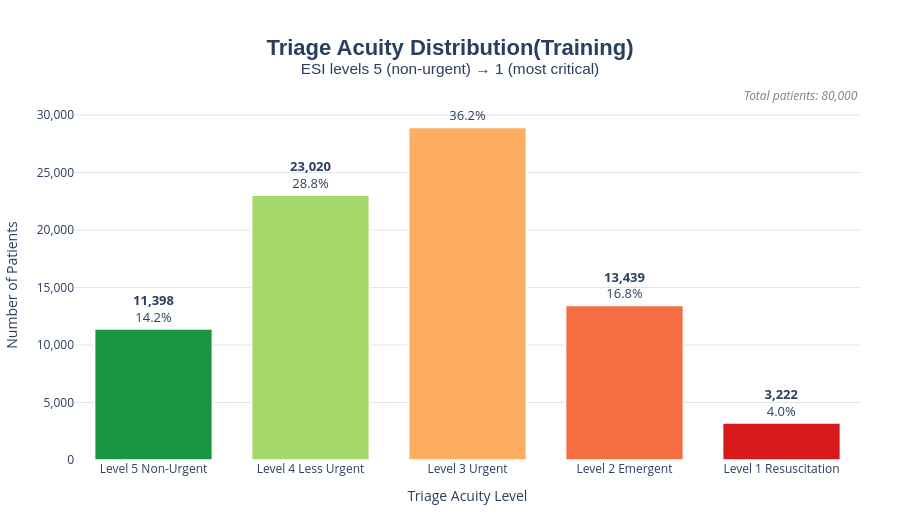

The notebook cell this image was saved under:
### Markdown cell above
# Data Exploration #

### Code cell
# Triage Acuity Distribution
acuity_labels = {
    1: "Level 1\nResuscitation",
    2: "Level 2\nEmergent",
    3: "Level 3\nUrgent",
    4: "Level 4\nLess Urgent",
    5: "Level 5\nNon-Urgent",
}
acuity_colors = ["#D7191C", "#F46D43", "#FDAE61", "#A6D96A", "#1A9641"]

counts = train['triage_acuity'].value_counts().sort_index(ascending=False)
total = counts.sum()
pcts = (counts / total * 100).round(1)

fig = go.Figure()

for level, count in counts.items():
    fig.add_trace(go.Bar(
        x=[acuity_labels[level]],
        y=[count],
        name=acuity_labels[level],
        marker_color=acuity_colors[level - 1],
        marker_line=dict(color="white", width=1.5),
        text=f"<b>{count:,}</b><br>{pcts[level]}%",
        textposition="outside",
        textfont=dict(size=13),
        hovertemplate=(
            f"<b>Triage Level {level}</b><br>"
            f"Count: {count:,}<br>"
            f"Share: {pcts[level]}%<extra></extra>"
        ),
    ))

fig.update_layout(
    title=dict(
        text="<b>Triage Acuity Distribution(Training)</b><br>"
             "<sup>ESI levels 5 (non-urgent) → 1 (most critical)</sup>",
        x=0.5,
        xanchor="center",
        font=dict(size=22, family="Arial"),
    ),
    xaxis=dict(
        title="Triage Acuity Level",
        tickfont=dict(size=12),
        showgrid=False,
    ),
    yaxis=dict(
        title="Number of Patients",
        tickformat=",",
        gridcolor="#e5e5e5",
        showgrid=True,
    ),
    plot_bgcolor="white",
    paper_bgcolor="white",
    showlegend=False,
    bargap=0.25,
    margin=dict(t=110, b=60, l=70, r=40),
    height=520,
    annotations=[
        dict(
            text=f"<i>Total patients: {total:,}</i>",
            xref="paper", yref="paper",
            x=1.0, y=1.07,
            showarrow=False,
            font=dict(size=12, color="gray"),
            xanchor="right",
        )
    ],
)

fig.show()

### Figure 1 — Plotly figure (JSON) as saved in the notebook; plotly's stock layout.template omitted (floating-point values rounded to 4 significant figures)
{"data": [{"hovertemplate": "<b>Triage Level 5</b><br>Count: 11,398<br>Share: 14.2%<extra></extra>", "marker": {"color": "#1A9641", "line": {"color": "white", "width": 1.5}}, "name": "Level 5\nNon-Urgent", "text": "<b>11,398</b><br>14.2%", "textfont": {"size": 13}, "textposition": "outside", "type": "bar", "x": ["Level 5\nNon-Urgent"], "y": [11398]}, {"hovertemplate": "<b>Triage Level 4</b><br>Count: 23,020<br>Share: 28.8%<extra></extra>", "marker": {"color": "#A6D96A", "line": {"color": "white", "width": 1.5}}, "name": "Level 4\nLess Urgent", "text": "<b>23,020</b><br>28.8%", "textfont": {"size": 13}, "textposition": "outside", "type": "bar", "x": ["Level 4\nLess Urgent"], "y": [23020]}, {"hovertemplate": "<b>Triage Level 3</b><br>Count: 28,921<br>Share: 36.2%<extra></extra>", "marker": {"color": "#FDAE61", "line": {"color": "white", "width": 1.5}}, "name": "Level 3\nUrgent", "text": "<b>28,921</b><br>36.2%", "textfont": {"size": 13}, "textposition": "outside", "type": "bar", "x": ["Level 3\nUrgent"], "y": [28921]}, {"hovertemplate": "<b>Triage Level 2</b><br>Count: 13,439<br>Share: 16.8%<extra></extra>", "marker": {"color": "#F46D43", "line": {"color": "white", "width": 1.5}}, "name": "Level 2\nEmergent", "text": "<b>13,439</b><br>16.8%", "textfont": {"size": 13}, "textposition": "outside", "type": "bar", "x": ["Level 2\nEmergent"], "y": [13439]}, {"hovertemplate": "<b>Triage Level 1</b><br>Count: 3,222<br>Share: 4.0%<extra></extra>", "marker": {"color": "#D7191C", "line": {"color": "white", "width": 1.5}}, "name": "Level 1\nResuscitation", "text": "<b>3,222</b><br>4.0%", "textfont": {"size": 13}, "textposition": "outside", "type": "bar", "x": ["Level 1\nResuscitation"], "y": [3222]}], "layout": {"annotations": [{"font": {"color": "gray", "size": 12}, "showarrow": false, "text": "<i>Total patients: 80,000</i>", "x": 1, "xanchor": "right", "xref": "paper", "y": 1.07, "yref": "paper"}], "bargap": 0.25, "height": 520, "margin": {"b": 60, "l": 70, "r": 40, "t": 110}, "paper_bgcolor": "white", "plot_bgcolor": "white", "showlegend": false, "title": {"font": {"family": "Arial", "size": 22}, "text": "<b>Triage Acuity Distribution(Training)</b><br><sup>ESI levels 5 (non-urgent) → 1 (most critical)</sup>", "x": 0.5, "xanchor": "center"}, "xaxis": {"showgrid": false, "tickfont": {"size": 12}, "title": {"text": "Triage Acuity Level"}}, "yaxis": {"gridcolor": "#e5e5e5", "showgrid": true, "tickformat": ",", "title": {"text": "Number of Patients"}}}}
